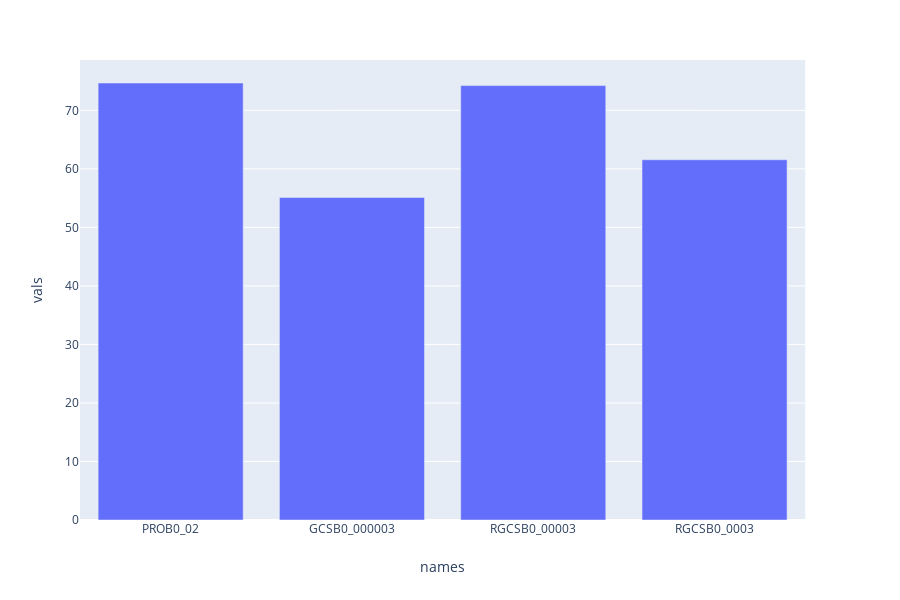

The notebook cell this image was saved under:
### Code cell
import plotly.express as px

fig = px.bar(d, x='names', y='vals')
fig.show()

### Figure 1 — Plotly figure (JSON) as saved in the notebook; plotly's stock layout.template omitted (floating-point values rounded to 4 significant figures)
{"data": [{"alignmentgroup": "True", "hoverlabel": {"namelength": 0}, "hovertemplate": "names=%{x}<br>vals=%{y}", "legendgroup": "", "marker": {"color": "#636efa"}, "name": "", "offsetgroup": "", "orientation": "v", "showlegend": false, "textposition": "auto", "type": "bar", "x": ["PROB0_02", "GCSB0_000003", "RGCSB0_00003", "RGCSB0_0003"], "xaxis": "x", "y": [74.67, 55.11, 74.22, 61.56], "yaxis": "y"}], "layout": {"barmode": "relative", "height": 600, "legend": {"tracegroupgap": 0}, "margin": {"t": 60}, "xaxis": {"anchor": "y", "domain": [0, 0.98], "title": {"text": "names"}}, "yaxis": {"anchor": "x", "domain": [0, 1], "title": {"text": "vals"}}}}
